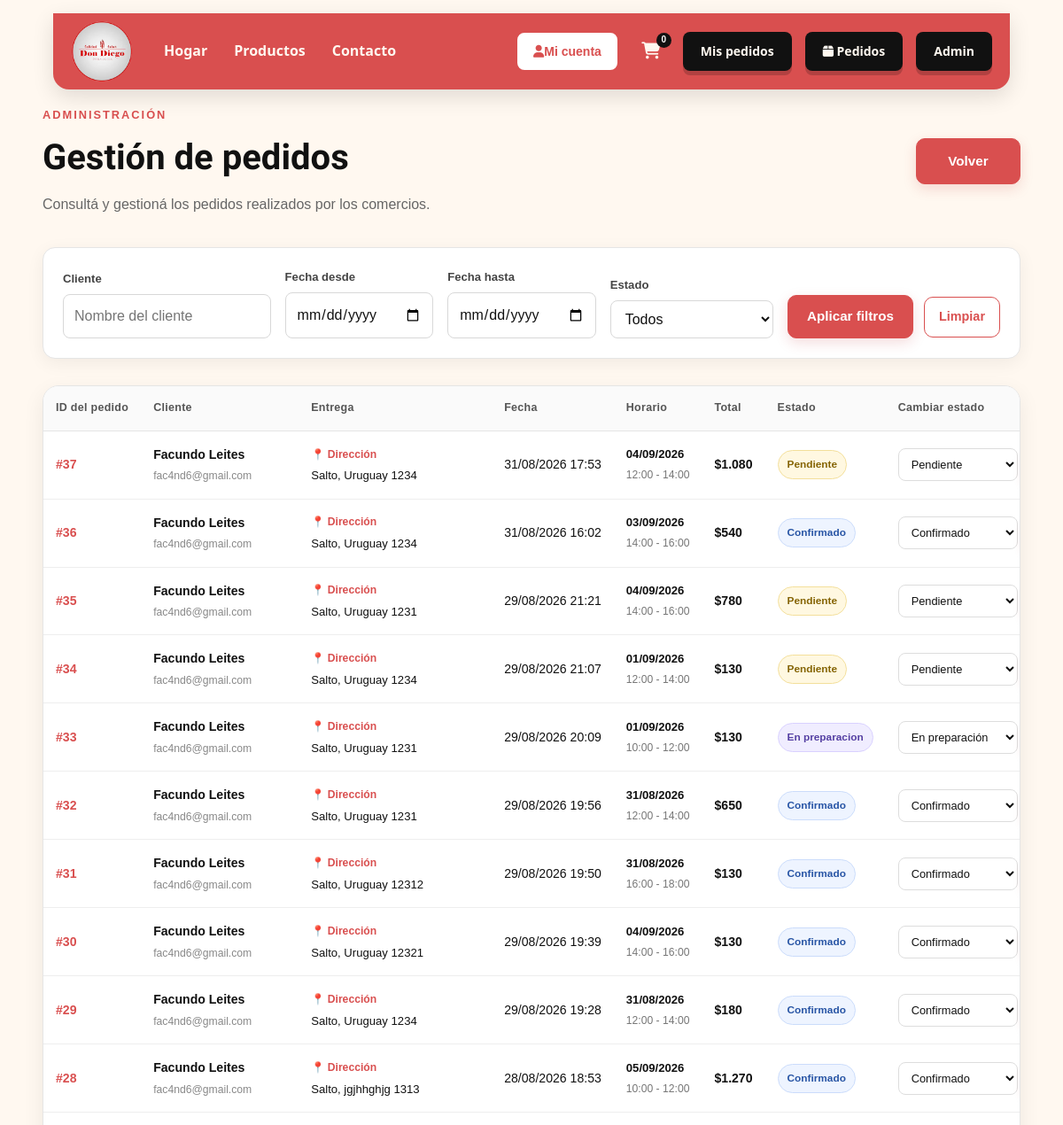
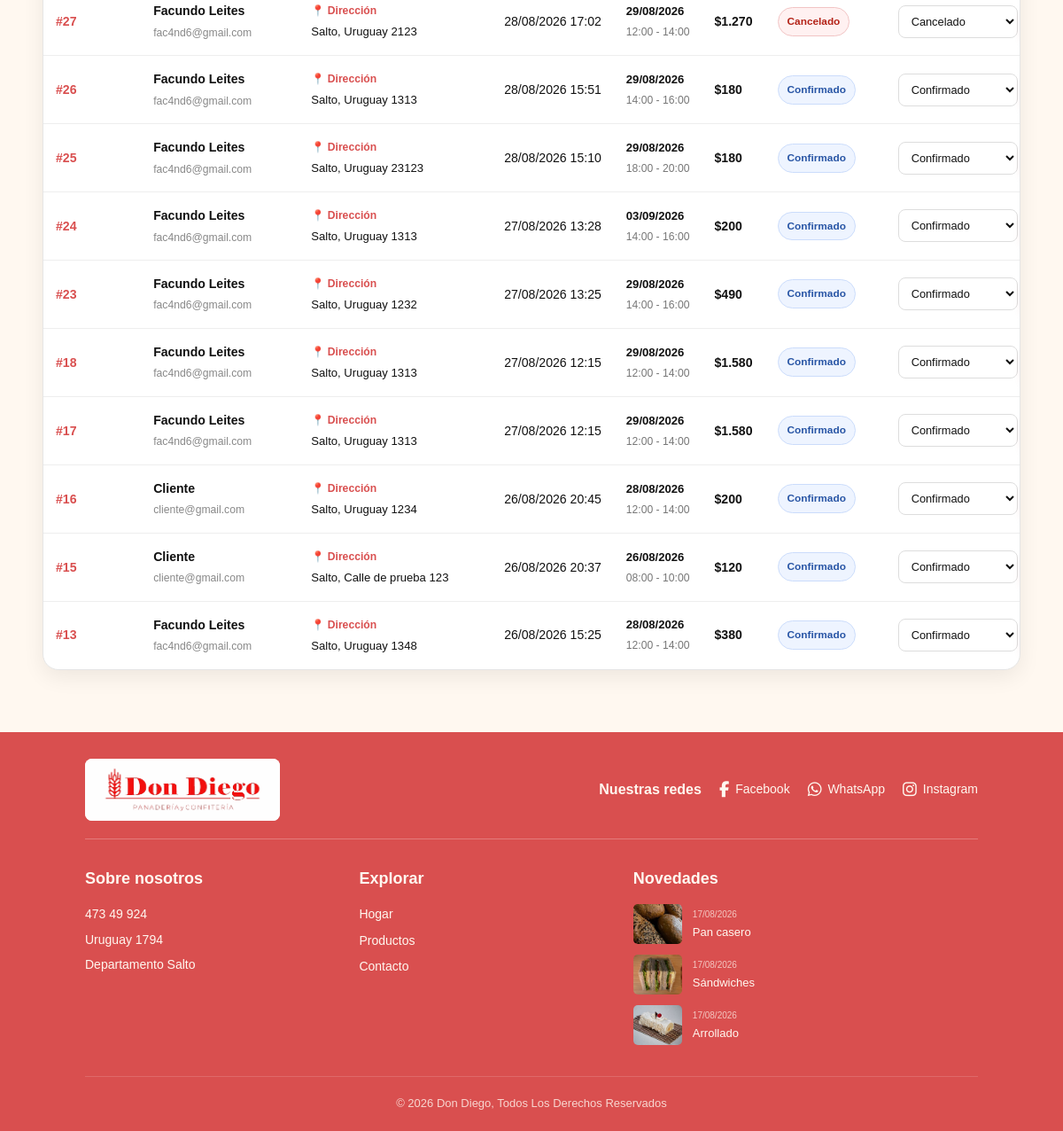
Screenshot of /admin/pedidos (signed in) with the database file from the repository (2 pictures, top to bottom).
### tables this page shows
CREATE TABLE `pedidos` (
  `id` int(11) NOT NULL,
  `usuario_id` int(11) NOT NULL,
  `fecha_pedido` timestamp NOT NULL DEFAULT current_timestamp(),
  `fecha_recepcion` date NOT NULL,
  `franja_horaria` varchar(50) NOT NULL,
  `direccion_entrega` varchar(255) NOT NULL,
  `metodo_pago` enum('efectivo') NOT NULL DEFAULT 'efectivo',
  `estado` enum('pendiente','confirmado','en_preparacion','listo','entregado','cancelado') NOT NULL DEFAULT 'pendiente',
  `total` decimal(10,2) NOT NULL DEFAULT 0.00
);

CREATE TABLE `usuarios` (
  `id` int(11) NOT NULL,
  `nombre_completo` varchar(150) NOT NULL,
  `nombre_comercio` varchar(150) DEFAULT NULL,
  `email` varchar(150) NOT NULL,
  `telefono` varchar(30) DEFAULT NULL,
  `direccion` varchar(255) DEFAULT NULL,
  `password` varchar(255) NOT NULL,
  `rol` enum('cliente','empleado','admin') DEFAULT 'cliente',
  `fecha_registro` timestamp NOT NULL DEFAULT current_timestamp(),
  `email_verificado` tinyint(1) NOT NULL DEFAULT 0,
  `token_verificacion` varchar(64) DEFAULT NULL,
  `token_expira` datetime DEFAULT NULL,
  `codigo_recuperacion` varchar(255) DEFAULT NULL,
  `codigo_recuperacion_expira` datetime DEFAULT NULL,
  `ultimo_reenvio_verificacion` datetime DEFAULT NULL,
  `intentos_reenvio_verificacion` int(11) NOT NULL DEFAULT 0
);

CREATE TABLE `productos` (
  `id` int(11) NOT NULL,
  `nombre` varchar(150) NOT NULL,
  `descripcion` text DEFAULT NULL,
  `precio` decimal(10,2) NOT NULL,
  `stock` int(11) NOT NULL DEFAULT 100,
  `unidad_venta` varchar(30) NOT NULL DEFAULT 'unidad',
  `categoria_id` int(11) NOT NULL,
  `imagen` varchar(255) DEFAULT NULL,
  `activo` tinyint(1) NOT NULL DEFAULT 1,
  `created_at` timestamp NOT NULL DEFAULT current_timestamp(),
  `updated_at` timestamp NOT NULL DEFAULT current_timestamp() ON UPDATE current_timestamp()
);

### views/admin/pedidos.php (the view, shortened to what the rows shown need)
<?php
require __DIR__ . '/../layouts/head.php';
?>
<body class="pagina-admin-pedidos">
    <main class="admin-pedidos-container">
        <header class="admin-pedidos-header">
            <div>
                <?php if (!empty($esEmpleado)): ?>
                    <span class="admin-etiqueta">
                        GESTIÓN DE PEDIDOS
                    </span>
                    <h1>
                        Pedidos
                    </h1>
                    <p>
                        Consultá los pedidos y actualizá su estado.
                    </p>
                <?php else: ?>
                    <h1>
                        Gestión de pedidos
                    </h1>
                <?php endif; ?>
            </div>
        </header>
        <?php if (empty($pedidos)): ?>
            <section class="admin-pedidos-vacio">
                <div class="admin-pedidos-icono">
                    📦
                </div>
                <h2>
                    No hay pedidos
                </h2>
                <p>
                    Todavía no se realizaron pedidos.
                </p>
            </section>
        <?php else: ?>
            <section class="admin-pedidos-tabla">
                <div class="tabla-scroll">
                    <table>
                        <thead>
                            <tr>
                                <th>
                                    ID del pedido
                                </th>
                                <th>
                                    Cliente
                                </th>
                                <th>
                                    Entrega
                                </th>
                                <th>
                                    Fecha
                                </th>
                                <th>
                                    Horario
                                </th>
                                <th>
                                    Total
                                </th>
                                <th>
                                    Estado
                                </th>
                                <th>
                                    Cambiar estado
                                </th>
                            </tr>
                        </thead>
                        <tbody>
                            <?php foreach ($pedidos as $pedido): ?>
                                <tr>
                                    <td>
                                        <strong class="pedido-numero">
                                            #<?= (int) $pedido['id'] ?>
                                        </strong>
                                    </td>
                                    <td>
                                        <div class="cliente">
                                            <strong>
                                                <?= htmlspecialchars(
                                                    $pedido['nombre_completo'],
                                                    ENT_QUOTES,
                                                    'UTF-8'
                                                ) ?>
                                            </strong>
                                            <span>
                                                <?= htmlspecialchars(
                                                    $pedido['email'],
                                                    ENT_QUOTES,
                                                    'UTF-8'
                                                ) ?>
                                            </span>
                                        </div>
                                    </td>
                                    <td>
                                        <div class="pedido-entrega">
                                            <strong>
                                                📍 Dirección
                                            </strong>
                                            <span>
                                                <?= htmlspecialchars(
                                                    $pedido['direccion_entrega'],
                                                    ENT_QUOTES,
                                                    'UTF-8'
                                                ) ?>
                                            </span>
                                        </div>
                                    </td>
                                    <td>
                                        <?= date(
                                            'd/m/Y H:i',
                                            strtotime(
                                                $pedido['fecha_pedido']
                                            )
                                        ) ?>
                                    </td>
                                    <td>
                                        <div class="pedido-horario">
                                            <strong>
                                                <?= date(
                                                    'd/m/Y',
                                                    strtotime(
                                                        $pedido['fecha_recepcion']
                                                    )
                                                ) ?>
                                            </strong>
                                            <span>
                                                <?= htmlspecialchars(
                                                    $pedido['franja_horaria'],
                                                    ENT_QUOTES,
                                                    'UTF-8'
                                                ) ?>
                                            </span>
                                        </div>
                                    </td>
                                    <td>
                                        <strong class="pedido-total">
                                            $<?= number_format(
                                                    $pedido['total'],
                                                    0,
                                                    ',',
                                                    '.'
                                                ) ?>
                                        </strong>
                                    </td>
                                    <td>
                                        <span
                                            class="estado estado-<?= htmlspecialchars(
                                                                        $pedido['estado'],
                                                                        ENT_QUOTES,
                                                                        'UTF-8'
                                                                    ) ?>">
                                            <?= htmlspecialchars(
                                                ucfirst(
                                                    str_replace(
                                                        '_',
                                                        ' ',
                                                        $pedido['estado']
                                                    )
                                                ),
                                                ENT_QUOTES,
                                                'UTF-8'
                                            ) ?>
                                        </span>
                                    </td>
                                    <td>
                                        <form
                                            method="POST"
                                            action="<?= url('/admin/pedidos') ?>"
                                            class="form-estado">
                                            <select
                                                name="estado"
                                                required>
                                                <option
                                                    value="pendiente"
                                                    <?= $pedido['estado'] === 'pendiente'
                                                        ? 'selected'
                                                        : '' ?>>
                                                    Pendiente
                                                </option>
                                                <option
                                                    value="confirmado"
                                                    <?= $pedido['estado'] === 'confirmado'
                                                        ? 'selected'
                                                        : '' ?>>
                                                    Confirmado
                                                </option>
                                                <option
                                                    value="en_preparacion"
                                                    <?= $pedido['estado'] === 'en_preparacion'
                                                        ? 'selected'
                                                        : '' ?>>
                                                    En preparación
                                                </option>
                                                <option
                                                    value="cancelado"
                                                    <?= $pedido['estado'] === 'cancelado'
                                                        ? 'selected'
                                                        : '' ?>>
                                                    Cancelado
                                                </option>
                                            </select>
                                        </form>
                                    </td>
                                </tr>
                            <?php endforeach; ?>
                        </tbody>
                    </table>
                </div>
            </section>
        <?php endif; ?>
    </main>
    <?php require __DIR__ . '/../layouts/footer.php'; ?>
</body>
</html>

### views/layouts/footer.php (shortened to what the rows shown need)
<?php
$novedades = [];
try {
    $footerDb = new mysqli(
        'localhost',
        'root',
        '',
        'don_diego'
    );
    $footerDb->set_charset('utf8mb4');
    require_once __DIR__ . '/../../models/Producto.php';
    $productoModel = new Producto($footerDb);
    $novedades = $productoModel->obtenerNovedades(3);
} catch (Throwable $e) {
    error_log(
        'Error en novedades del footer: '
        . $e->getMessage()
    );
    $novedades = [];
}
?>
<footer class="footer">
    <div class="footer-content">
        <div class="footer-column">
            <?php if (count($novedades) > 0): ?>
                <div class="footer-news">
                    <?php foreach ($novedades as $producto): ?>
                        <article class="news-item">
                            <?php if (!empty($producto['imagen'])): ?>
                                <img
                                    src="<?= url('/public/img/' . htmlspecialchars(
                                        $producto['imagen'],
                                        ENT_QUOTES,
                                        'UTF-8'
                                    )) ?>"
                                    alt="<?= htmlspecialchars(
                                        $producto['nombre'],
                                        ENT_QUOTES,
                                        'UTF-8'
                                    ) ?>"
                                >
                            <?php endif; ?>
                            <div>
                                <small>
                                    <?php
                                    if (
                                        !empty($producto['created_at'])
                                        &&
                                        strtotime($producto['created_at']) !== false
                                    ) {
                                        echo date(
                                            'd/m/Y',
                                            strtotime(
                                                $producto['created_at']
                                            )
                                        );
                                    } else {
                                        echo 'Nuevo';
                                    }
                                    ?>
                                </small>
                                <p>
                                    <?= htmlspecialchars(
                                        $producto['nombre'],
                                        ENT_QUOTES,
                                        'UTF-8'
                                    ) ?>
                                </p>
                            </div>
                        </article>
                    <?php endforeach; ?>
                </div>
            <?php else: ?>
                <p class="footer-sin-novedades">
                    No hay novedades por el momento.
                </p>
            <?php endif; ?>
        </div>
    </div>
</footer>

### rows the page displays
pedidos: id "37", usuario.nombre_completo "Facundo Leites", usuario.email "fac4nd6@gmail.com", direccion_entrega "Salto, Uruguay 1234", fecha_pedido "31/08/2026 17:53", fecha_recepcion "04/09/2026", franja_horaria "12:00 - 14:00", total "1.080", estado "Pendiente"
pedidos: id "36", usuario.nombre_completo "Facundo Leites", usuario.email "fac4nd6@gmail.com", direccion_entrega "Salto, Uruguay 1234", fecha_pedido "31/08/2026 16:02", fecha_recepcion "03/09/2026", franja_horaria "14:00 - 16:00", total "540", estado "Confirmado"
pedidos: id "35", usuario.nombre_completo "Facundo Leites", usuario.email "fac4nd6@gmail.com", direccion_entrega "Salto, Uruguay 1231", fecha_pedido "29/08/2026 21:21", fecha_recepcion "04/09/2026", franja_horaria "14:00 - 16:00", total "780", estado "Pendiente"
pedidos: id "34", usuario.nombre_completo "Facundo Leites", usuario.email "fac4nd6@gmail.com", direccion_entrega "Salto, Uruguay 1234", fecha_pedido "29/08/2026 21:07", fecha_recepcion "01/09/2026", franja_horaria "12:00 - 14:00", total "130", estado "Pendiente"
pedidos: id "33", usuario.nombre_completo "Facundo Leites", usuario.email "fac4nd6@gmail.com", direccion_entrega "Salto, Uruguay 1231", fecha_pedido "29/08/2026 20:09", fecha_recepcion "01/09/2026", franja_horaria "10:00 - 12:00", total "130", estado "En preparacion", estado "En preparación"
pedidos: id "32", usuario.nombre_completo "Facundo Leites", usuario.email "fac4nd6@gmail.com", direccion_entrega "Salto, Uruguay 1231", fecha_pedido "29/08/2026 19:56", fecha_recepcion "31/08/2026", franja_horaria "12:00 - 14:00", total "650", estado "Confirmado"
pedidos: id "31", usuario.nombre_completo "Facundo Leites", usuario.email "fac4nd6@gmail.com", direccion_entrega "Salto, Uruguay 12312", fecha_pedido "29/08/2026 19:50", fecha_recepcion "31/08/2026", franja_horaria "16:00 - 18:00", total "130", estado "Confirmado"
pedidos: id "30", usuario.nombre_completo "Facundo Leites", usuario.email "fac4nd6@gmail.com", direccion_entrega "Salto, Uruguay 12321", fecha_pedido "29/08/2026 19:39", fecha_recepcion "04/09/2026", franja_horaria "14:00 - 16:00", total "130", estado "Confirmado"
pedidos: id "29", usuario.nombre_completo "Facundo Leites", usuario.email "fac4nd6@gmail.com", direccion_entrega "Salto, Uruguay 1234", fecha_pedido "29/08/2026 19:28", fecha_recepcion "31/08/2026", franja_horaria "12:00 - 14:00", total "180", estado "Confirmado"
pedidos: id "28", usuario.nombre_completo "Facundo Leites", usuario.email "fac4nd6@gmail.com", direccion_entrega "Salto, jgjhhghjg 1313", fecha_pedido "28/08/2026 18:53", fecha_recepcion "05/09/2026", franja_horaria "10:00 - 12:00", total "1.270", estado "Confirmado"
pedidos: id "27", usuario.nombre_completo "Facundo Leites", usuario.email "fac4nd6@gmail.com", direccion_entrega "Salto, Uruguay 2123", fecha_pedido "28/08/2026 17:02", fecha_recepcion "29/08/2026", franja_horaria "12:00 - 14:00", total "1.270", estado "Cancelado"
pedidos: id "26", usuario.nombre_completo "Facundo Leites", usuario.email "fac4nd6@gmail.com", direccion_entrega "Salto, Uruguay 1313", fecha_pedido "28/08/2026 15:51", fecha_recepcion "29/08/2026", franja_horaria "14:00 - 16:00", total "180", estado "Confirmado"
pedidos: id "25", usuario.nombre_completo "Facundo Leites", usuario.email "fac4nd6@gmail.com", direccion_entrega "Salto, Uruguay 23123", fecha_pedido "28/08/2026 15:10", fecha_recepcion "29/08/2026", franja_horaria "18:00 - 20:00", total "180", estado "Confirmado"
pedidos: id "24", usuario.nombre_completo "Facundo Leites", usuario.email "fac4nd6@gmail.com", direccion_entrega "Salto, Uruguay 1313", fecha_pedido "27/08/2026 13:28", fecha_recepcion "03/09/2026", franja_horaria "14:00 - 16:00", total "200", estado "Confirmado"
pedidos: id "23", usuario.nombre_completo "Facundo Leites", usuario.email "fac4nd6@gmail.com", direccion_entrega "Salto, Uruguay 1232", fecha_pedido "27/08/2026 13:25", fecha_recepcion "29/08/2026", franja_horaria "14:00 - 16:00", total "490", estado "Confirmado"
pedidos: id "18", usuario.nombre_completo "Facundo Leites", usuario.email "fac4nd6@gmail.com", direccion_entrega "Salto, Uruguay 1313", fecha_pedido "27/08/2026 12:15", fecha_recepcion "29/08/2026", franja_horaria "12:00 - 14:00", total "1.580", estado "Confirmado"
pedidos: id "17", usuario.nombre_completo "Facundo Leites", usuario.email "fac4nd6@gmail.com", direccion_entrega "Salto, Uruguay 1313", fecha_pedido "27/08/2026 12:15", fecha_recepcion "29/08/2026", franja_horaria "12:00 - 14:00", total "1.580", estado "Confirmado"
pedidos: id "16", usuario.nombre_completo "Cliente", usuario.email "cliente@gmail.com", direccion_entrega "Salto, Uruguay 1234", fecha_pedido "26/08/2026 20:45", fecha_recepcion "28/08/2026", franja_horaria "12:00 - 14:00", total "200", estado "Confirmado"
pedidos: id "15", usuario.nombre_completo "Cliente", usuario.email "cliente@gmail.com", direccion_entrega "Salto, Calle de prueba 123", fecha_pedido "26/08/2026 20:37", fecha_recepcion "26/08/2026", franja_horaria "08:00 - 10:00", total "120", estado "Confirmado"
pedidos: id "13", usuario.nombre_completo "Facundo Leites", usuario.email "fac4nd6@gmail.com", direccion_entrega "Salto, Uruguay 1348", fecha_pedido "26/08/2026 15:25", fecha_recepcion "28/08/2026", franja_horaria "12:00 - 14:00", total "380", estado "Confirmado"
productos: imagen (picture), created_at "17/08/2026", nombre "Pan casero"
productos: imagen (picture), created_at "17/08/2026", nombre "Sándwiches"
productos: imagen (picture), created_at "17/08/2026", nombre "Arrollado"

### other values shown
$cantidadCarrito "0"
